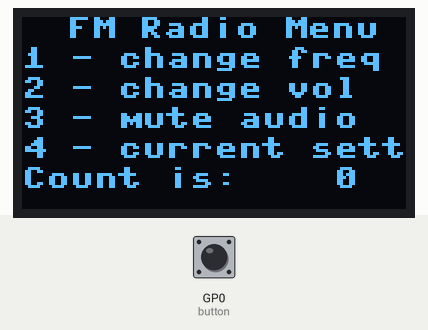
A program run on a simulated Raspberry Pi Pico running MicroPython. Shown: 128×64 one-colour display. The test bench sets the inputs (shaded band); at power-on: GP0 (button) LOW.

Above: at 1.2 s.
1.3 s: GP0 (button) pulled HIGH for 0.15 s
At 2.6 s:
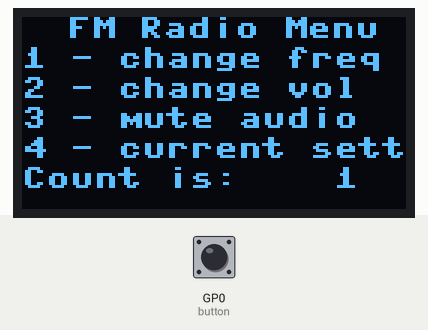
2.9 s: GP0 (button) pulled HIGH for 1 s
At 4.5 s:
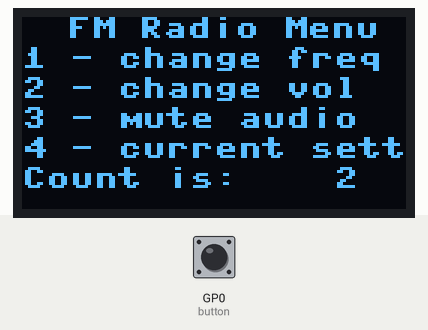
5.4 s: GP0 (button) pulled HIGH for 0.15 s
7.1 s: GP0 (button) pulled HIGH for 1 s
At 9.4 s:
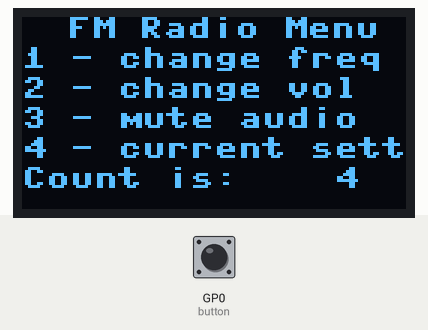
Timing chart, 0 to 10.6 s (numbered marks = the images above; inputs shaded):
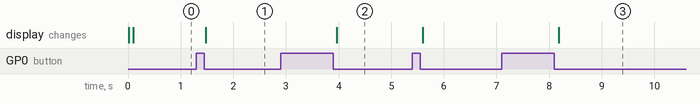

The program:

display_radio_info.py
```python
from machine import Pin, SPI
import utime

# Requires ssd1306.py (from micropython-lib) saved on the Pico.
from ssd1306 import SSD1306_SPI # OLED driver
import framebuf # frame buffer used by the OLED driver

Count = 0 # counts the number of times button is pressed
Last_press = 0 # last time we pressed the button

#--------------------
button = machine.Pin(0, machine.Pin.IN, machine.Pin.PULL_DOWN)
#--------------------


# OLED resolution
SCREEN_WIDTH = 128 # columns
SCREEN_HEIGHT = 64 # rows


# Initialize I/O pins associated with the oled display SPI interface

spi_sck = Pin(18) # SPI0 SCK
spi_sda = Pin(19) # SPI0 TX (MOSI)
spi_res = Pin(21) # OLED reset
spi_dc  = Pin(20) # OLED data/command select
spi_cs  = Pin(17) # OLED chip select

#
# SPI bus number must match the wiring
#
SPI_DEVICE = 0 # OLED is wired to SPI0

#
# initialize the SPI interface for the OLED display
#
oled_spi = SPI( SPI_DEVICE, baudrate= 100000, sck= spi_sck, mosi= spi_sda )

#
# Initialize the display
#
oled = SSD1306_SPI( SCREEN_WIDTH, SCREEN_HEIGHT, oled_spi, spi_dc, spi_res, spi_cs, True )

def Button_Pressed(button):
    global Count, Last_press
    new_time = utime.ticks_ms()
    if(new_time-Last_press) > 50:
        Count += 1
        Last_press = new_time


button.irq(trigger=machine.Pin.IRQ_FALLING, handler=Button_Pressed)


# setup a timer when the switch is first closed or opened
# ignoring the bouncing signal for 1/5 of a second (200 msec)
# by then the button state has settled and the new value can be returned


while ( True ):


#
# Clear the buffer
#
        oled.fill(0)

#
# Update the text on the screen
#
        oled.text("FM Radio Menu", 15, 0) # Print the text starting from 0th column and 0th row
        oled.text("1 - change freq", 0, 10) # Menu entry at x=0, y=10
        oled.text("2 - change vol", 0, 20)
        oled.text("3 - mute audio", 0, 30)
        oled.text("4 - current sett", 0, 40)
        oled.text("Count is: %4d" % Count, 0, 50 ) # Print the value stored in the variable Count.

#
# Draw box below the text
#


#
# Transfer the buffer to the screen
#
        oled.show()
```

Measured:
- after the input at 1.3 s, the display: changes after 0.17 s (image 1)
- after the input at 2.9 s, the display: changes after 1.1 s (image 2)
- after the input at 7.1 s, the display: changes after 1.1 s (image 3)
